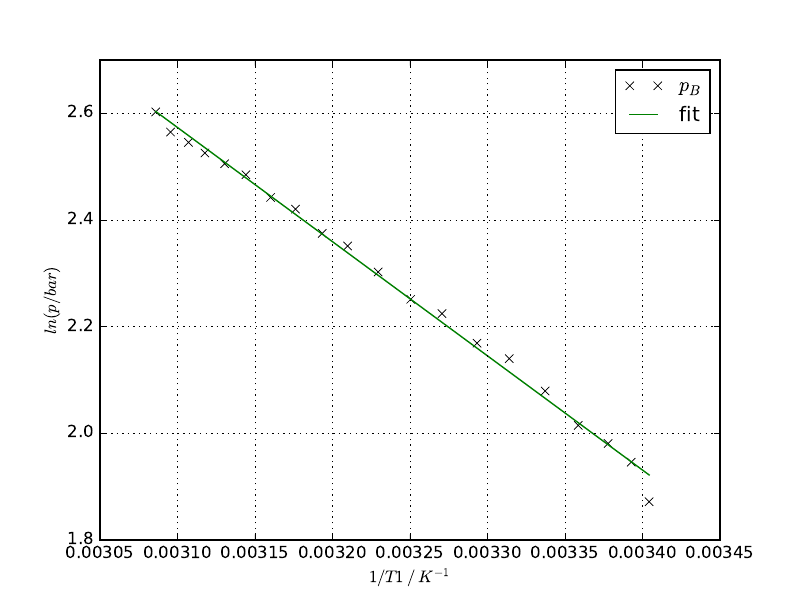

Source code (Python):
import matplotlib.pyplot as plt
import numpy as np
import uncertainties.unumpy as unp
from scipy.optimize import curve_fit
from uncertainties import correlated_values, correlation_matrix
from uncertainties import ufloat
from uncertainties.unumpy import (nominal_values as noms, std_devs as stds)

t, T1, T2, pa, pb, P = np.genfromtxt('../Werte/Werte.txt', unpack = True)
T1 = T1+273.15
T2 = T2+273.15
tp = t[0:15]
tm = t[15:20]
T2p = T2[0:15]
T2m = T2[15:20]

R = ufloat(8.31451,0.00007)

def f(x, a, b):
    return a*x + b
params, cov = curve_fit(f, 1/T1, np.log(pb))
print(params, np.sqrt(np.diag(cov)))
plt.plot(1/T1, np.log(pb), 'kx', label = r'$p_B$')
plt.plot(1/T1, f(1/T1,*params), 'g-', label = 'fit')

print('L = ', a*R)

plt.grid()

plt.xlabel(r'$1/T_1 \:/\: K^{-1}$')
plt.ylabel(r'$ln(p/bar)$')
plt.legend(loc='best')
plt.savefig('Druck.pdf')
